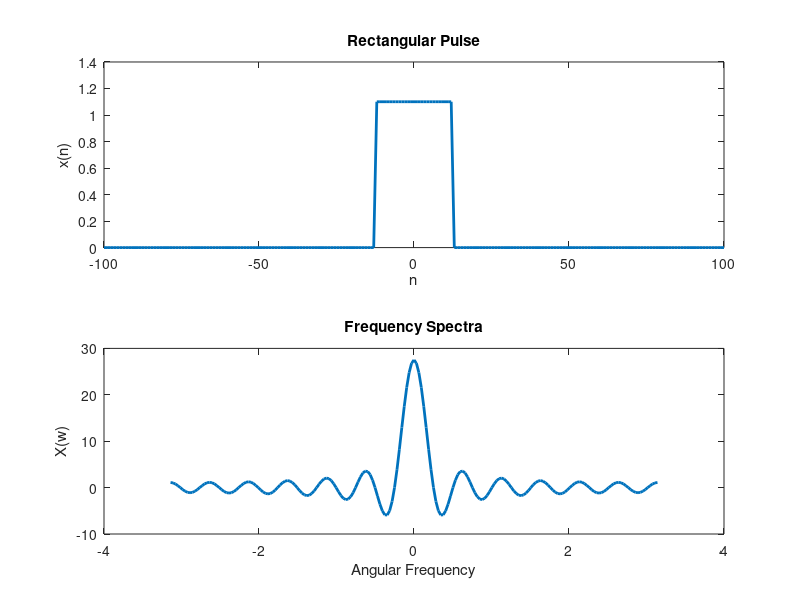
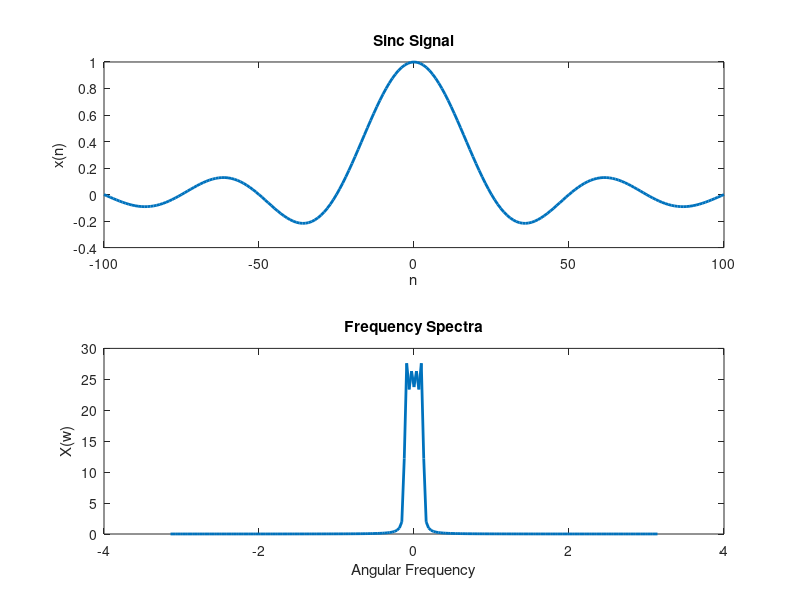

These figures' MATLAB source, in order:
clc;
clearvars;
close all;
%Rectangular Pulse
Fs = 5000; %sampling freq
dt = 1/Fs;
T = 0.01;
f = 1/T;
t = -0.02:dt:0.02;
n = t/dt;
N = length(t);
D = 0.5; %Duty Cycle
PW = D*T; 
L = PW/dt;
x = zeros(1,N);
x(abs(n) <= L/2) = 1.1;
M = 201;
w = linspace(-pi,pi,M);
dw = w(2)- w(1);
X = zeros(1,M);
for i = 1:length(x)
    for j = 1:M
        X(j) = X(j) + x(i)*exp(-1i*w(j)*n(i));
    end
end

%Sinc funtion
Fs2 = 5000;
dt2 = 1/Fs2;
T2 = 0.01;
f2 = 100;
t2 = -0.02:dt2:0.02;
n2 = t2/dt2;
N2 = length(t);
x2 = sinc(2*f2*t2); 
M2 = 201;
w2 = linspace(-pi,pi,M2);
dw2 = w2(2)- w2(1);
X2 = zeros(1,M2);
for i = 1:length(x)
    for j = 1:M2
        X2(j) = X2(j) + x2(i)*exp(-1i*w2(j)*n2(i));
    end
end

%Plots 
figure(1)
subplot(2,1,1)
plot(n,x,"LineWidth",2); xlabel("n"); ylabel("x(n)")
title("Rectangular Pulse")

subplot(2,1,2)
plot(w,X,"LineWidth",2); xlabel("Angular Frequency"); ylabel("X(w)")
title("Frequency Spectra")

figure(2)
subplot(2,1,1)
plot(n2,x2,"LineWidth",2); xlabel("n"); ylabel("x(n)");
title("Sinc Signal")

subplot(2,1,2)
plot(w2,abs(X2),"LineWidth",2); xlabel("Angular Frequency"); ylabel("X(w)")
title("Frequency Spectra")
